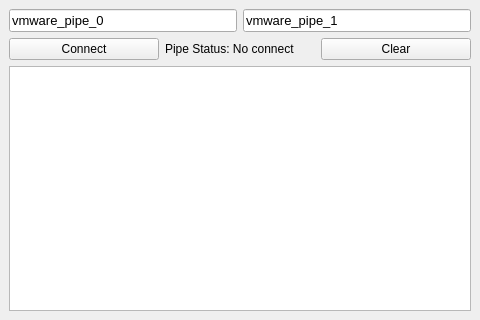
<?xml version="1.0" encoding="UTF-8"?>
<ui version="4.0">
 <class>MainWindow</class>
 <widget class="QMainWindow" name="MainWindow">
  <property name="geometry">
   <rect>
    <x>0</x>
    <y>0</y>
    <width>480</width>
    <height>320</height>
   </rect>
  </property>
  <property name="windowTitle">
   <string>QtPipeSniffer</string>
  </property>
  <widget class="QWidget" name="centralwidget">
   <layout class="QVBoxLayout" name="verticalLayout">
    <item>
     <layout class="QHBoxLayout" name="horizontalLayout">
      <item>
       <widget class="QLineEdit" name="PipeNameSrcLineEdit">
        <property name="font">
         <font>
          <pointsize>10</pointsize>
         </font>
        </property>
        <property name="text">
         <string>vmware_pipe_0</string>
        </property>
       </widget>
      </item>
      <item>
       <widget class="QLineEdit" name="PipeNameDstLineEdit">
        <property name="font">
         <font>
          <pointsize>10</pointsize>
         </font>
        </property>
        <property name="text">
         <string>vmware_pipe_1</string>
        </property>
       </widget>
      </item>
     </layout>
    </item>
    <item>
     <layout class="QHBoxLayout" name="horizontalLayout_2">
      <item>
       <widget class="QPushButton" name="PipeConnectPushButton">
        <property name="text">
         <string>Connect</string>
        </property>
       </widget>
      </item>
      <item>
       <widget class="QLabel" name="PipeStatusLabel">
        <property name="text">
         <string>Pipe Status: No connect</string>
        </property>
       </widget>
      </item>
      <item>
       <widget class="QPushButton" name="ClearPushButton">
        <property name="text">
         <string>Clear</string>
        </property>
       </widget>
      </item>
     </layout>
    </item>
    <item>
     <widget class="QTextEdit" name="PipeSnifferEextEdit">
      <property name="font">
       <font>
        <pointsize>10</pointsize>
       </font>
      </property>
      <property name="readOnly">
       <bool>true</bool>
      </property>
     </widget>
    </item>
   </layout>
  </widget>
 </widget>
 <resources/>
 <connections/>
</ui>
